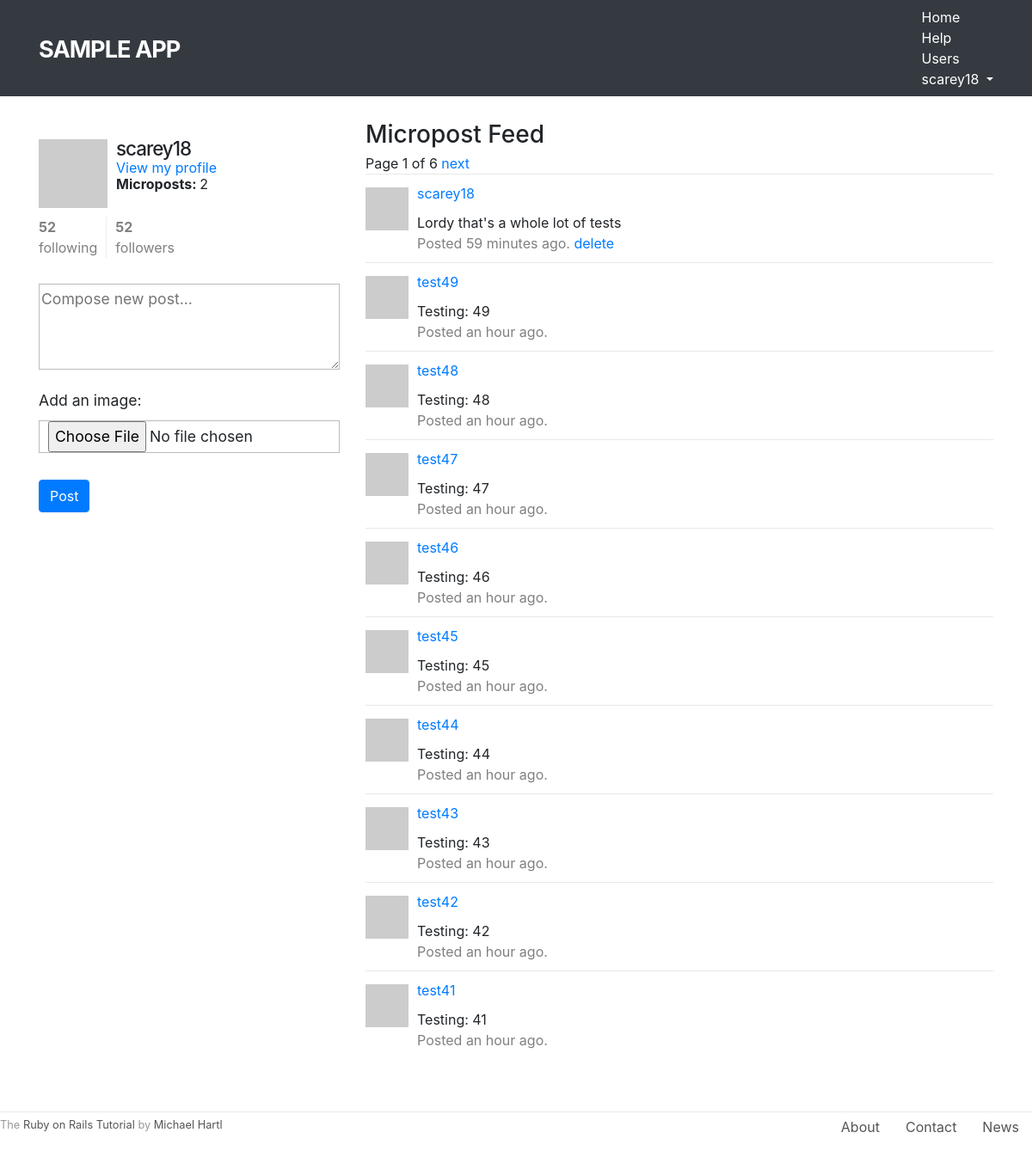
Screenshot of / (signed in) with the database file from the repository.
### static_pages/models.py (models this page shows, shortened)
class User(AbstractUser):
    is_active = models.BooleanField(default=False)
    activation_id = models.SlugField(null=True, blank=True, default=None)
    following = models.ManyToManyField(
                    'self',
                    symmetrical=False,
                    related_name='followers',
                    blank=True,
                    default=None
                )
    REQUIRED_FIELDS = ['email']
    def get_absolute_url(self):
        return reverse('static_pages:profile', args=(self.pk,))
    def gravatar(self, size=80):
        digest = hashlib.md5(self.email.encode()).hexdigest()
        url = f'http://www.gravatar.com/avatar/{digest}'
        img_tag = f'<img src="{url}" height="{size}" width="{size}" class="gravatar">'
        wrapped_img_tag = f'<a href="{self.get_absolute_url()}">{img_tag}</a>'
        return mark_safe(wrapped_img_tag)
    def index_gravatar(self):
        return self.gravatar(50)
    def microposts(self):
        return self.micropost_set.all().order_by('-created_at')
    def active_following(self):
        return self.following.filter(is_active=True)
    def active_followers(self):
        return self.followers.filter(is_active=True)
    def feed(self):
        return Micropost.objects.filter(
            models.Q(user__in=self.active_following()) |
            models.Q(user=self)
        ).order_by('-created_at')

class Micropost(models.Model):
    content = models.TextField(max_length=140)
    created_at = models.DateTimeField(editable=False)
    updated_at = models.DateTimeField()
    user = models.ForeignKey(User, on_delete=models.CASCADE, editable=False)
    picture = models.ImageField(upload_to=image_file_path, blank=True, null=True)

### static_pages/views.py (the view)
# urls.py: 2. Add a URL to urlpatterns:  path('', views.home, name='home')
def home(request):
    user = auth.get_user(request)
    if user.is_authenticated:
        context = {
            'form': MicropostForm(),
            'page_obj': get_page_obj(request, user.feed()),
        }
        return render(request, 'static_pages/logged_in_home.html', context)
    return render(request, 'static_pages/logged_out_home.html')

### static_pages/forms.py
class MicropostForm(forms.ModelForm):
    class Meta:
        model = Micropost
        fields = ['content', 'picture']
        labels = {'content': _(''), 'picture': _('Add an image:')}
    def __init__(self, *args, **kwargs):
        super().__init__(*args, **kwargs)
        self.fields['content'].widget.attrs['placeholder'] = 'Compose new post...'

### static_pages/views.py (called while the page is built)
def get_page_obj(request, objects, n=10):
    page_num = request.GET.get('page', 1)
    return Paginator(objects, n).page(page_num)

### static_pages/templates/static_pages/logged_in_home.html (shortened to what this page needs)
{% extends 'base.html' %}
{% block content %}
<div class="row">
    <aside class="col-md-4">
        <section class="user_info">
            <h1>
                {{ user.gravatar }}
                {{ user.username }}
            </h1>
            <span>
                <a href="{% url 'static_pages:profile' user.pk %}">View my profile</a>
            </span>
            <span><b>Microposts: </b>{{ user.microposts.count }}</span>
        </section>
        {% include 'partials/following_stats.html' with u=user %}
        <section class="micropost_form">
            <form method="post" action="{% url 'static_pages:create_micropost' %}" enctype="multipart/form-data">
                {{ form.as_p }}
                <button type="submit" class="btn btn-primary">Post</button>
            </form>
        </section>
    </aside>
    {% if user.microposts %}
    <div class="col-md-8">
        <h3>Micropost Feed</h3>
        {% include 'partials/user_post_list.html' with page_obj=page_obj %}
    </div>
    {% endif %}
</div>
{% endblock %}

### static_pages/templates/base.html (shortened to what this page needs)
<head>
	<link rel="stylesheet" href="https://stackpath.bootstrapcdn.com/bootstrap/4.1.1/css/bootstrap.min.css">
	{% load static %}
	<link rel="stylesheet" type="text/css" href="{% static 'static_pages/compiled.css' %}">
</head>
<body>
    <header class="navbar navbar-fixed-top navbar-dark bg-dark">
      	<div class="container">
        	<a href="{% url 'static_pages:home' %}" id="logo" class="navbar-brand">Sample app</a>
        	<nav>
          		<ul class="nav navbar-nav navbar-right">
            		<li><a href="{% url 'static_pages:home' %}">Home</a></li>
            		<li><a href="{% url 'static_pages:help' %}">Help</a></li>
            		{% if user.is_authenticated %}
            		<li><a href="{% url 'static_pages:index' %}">Users</a></li>
            		<li class="dropdown">
            			<a href="#" class="dropdown-toggle" data-toggle="dropdown">
            				{{ user.username }}<b class="caret"></b>
            			</a>
            		</li>
            		{% else %}
            		<li><a href="{% url 'static_pages:login' %}">Log in</a></li>
            		{% endif %}
          		</ul>
        	</nav>
      	</div>
    </header>
    <div class="container content">
        {% block content %}{% endblock %}
    </div>
    <footer class="footer">
		<small>
	    	The <a href="http://www.railstutorial.org/">Ruby on Rails Tutorial</a>
	   		by <a href="http://www.michaelhartl.com/">Michael Hartl</a>
	  	</small>
	  	<nav>
	    	<ul>
	      		<li><a href="{% url 'static_pages:about' %}">About</a></li>
	      		<li><a href="{% url 'static_pages:contact' %}">Contact</a></li>
	      		<li><a href="http://news.railstutorial.org/">News</a></li>
	    	</ul>
	  	</nav>
	</footer>
</body>

### static_pages/templates/partials/following_stats.html
<div class="stats">
	<a href="{% url 'static_pages:following' u.pk %}">
		<strong id="following" class="stat">
			{{ u.active_following.count }}
		</strong>
		following
	</a>
	<a href="{% url 'static_pages:followers' u.pk %}">
		<strong id="followers" class="stat">
			{{ u.active_followers.count }}
		</strong>
		followers
	</a>
</div>

### static_pages/templates/partials/user_post_list.html (shortened to what this page needs)
<ol class="microposts">
    <div class="pagination">
        <span class="step-links">
            <span class="current">
                Page {{ page_obj.number }} of {{ page_obj.paginator.num_pages }}
            </span>
            {% if page_obj.has_next %}
                <a href="?page={{ page_obj.next_page_number }}">next</a>
            {% endif %}
        </span>
    </div>
    {% for p in page_obj.object_list %}
    <li id="micropost-{{p.pk}}">
        {{ p.user.index_gravatar }}
        <span class="user">
            <a href="{% url 'static_pages:profile' p.user.pk %}">
                {{ p.user.username }}
            </a>
        </span>
        <span class="content">{{ p.content }}</span>
        {% load humanize %}
        <span class="timestamp">
            Posted {{ p.created_at|naturaltime }}.
            {% if p.user == user %}
            <a href="{% url 'static_pages:delete_micropost' p.pk %}">delete</a>
            {% endif %}
        </span>
    </li>
    {% endfor %}
</ol>

### static_pages/static/static_pages/compiled.css (style rules this page uses)
section { overflow: auto; }
textarea { resize: vertical; }
#logo { float: left; margin-right: 10px; font-size: 1.7em; color: #fff; text-transform: uppercase; letter-spacing: -1px; padding-top: 9px; font-weight: bold; }
header a { color: #fff; }
footer { margin-top: 45px; padding-top: 5px; border-top: 1px solid #eaeaea; color: #999999; }
footer a { color: #555; }
footer small { float: left; }
footer ul { float: right; list-style: none; }
footer ul li { float: left; margin: 0 15px; }
h1, h2, h3, h4, h5, h6 { line-height: 1; }
h1 { font-size: 3em; letter-spacing: -2px; margin-bottom: 30px; text-align: center; }
p { font-size: 1.1em; line-height: 1.7em; }
.content { margin-top: 30px; }
aside section.user_info { margin-top: 20px; }
aside section { padding: 10px 0; margin-top: 20px; }
aside section:first-child { border: 0; padding-top: 0; }
aside section span { display: block; margin-bottom: 3px; line-height: 1; }
aside section h1 { font-size: 1.4em; text-align: left; letter-spacing: -1px; margin-bottom: 3px; margin-top: 0px; }
.gravatar { float: left; margin-right: 10px; }
.stats { overflow: auto; margin-top: 0; padding: 0; }
.stats a { float: left; padding: 0 10px; border-left: 1px solid #eeeeee; color: gray; }
.stats a:first-child { padding-left: 0; border: 0; }
.stats strong { display: block; }
input, textarea, select, .uneditable-input { border: 1px solid #bbb; width: 100%; margin-bottom: 15px; }
input { height: auto !important; }
.row { align-items: flex-start; justify-content: center; }
input { padding-left: 10px; }
.microposts { list-style: none; padding: 0; }
.microposts li { padding: 10px 0; border-top: 1px solid #e8e8e8; }
.microposts .user { margin-top: 5em; padding-top: 0; }
.microposts .content { display: block; margin-left: 60px; margin-top: 10px; overflow: auto; }
.microposts .timestamp { color: gray; display: block; margin-left: 60px; }
.microposts .gravatar { float: left; margin-right: 10px; margin-top: 5px; }
aside textarea { height: 100px; margin-bottom: 5px; }

### rows the page displays
User: username "scarey18", microposts.count "2", active_following.count "52", active_followers.count "52"
Micropost: user.username "scarey18", content "Lordy that's a whole lot of tests", created_at "59 minutes ago", shows "delete"
Micropost: user.username "test49", content "Testing: 49", created_at "an hour ago"
Micropost: user.username "test48", content "Testing: 48", created_at "an hour ago"
Micropost: user.username "test47", content "Testing: 47", created_at "an hour ago"
Micropost: user.username "test46", content "Testing: 46", created_at "an hour ago"
Micropost: user.username "test45", content "Testing: 45", created_at "an hour ago"
Micropost: user.username "test44", content "Testing: 44", created_at "an hour ago"
Micropost: user.username "test43", content "Testing: 43", created_at "an hour ago"
Micropost: user.username "test42", content "Testing: 42", created_at "an hour ago"
Micropost: user.username "test41", content "Testing: 41", created_at "an hour ago"

### other values shown
{{ page_obj.number }} "1"
{{ page_obj.paginator.num_pages }} "6"
